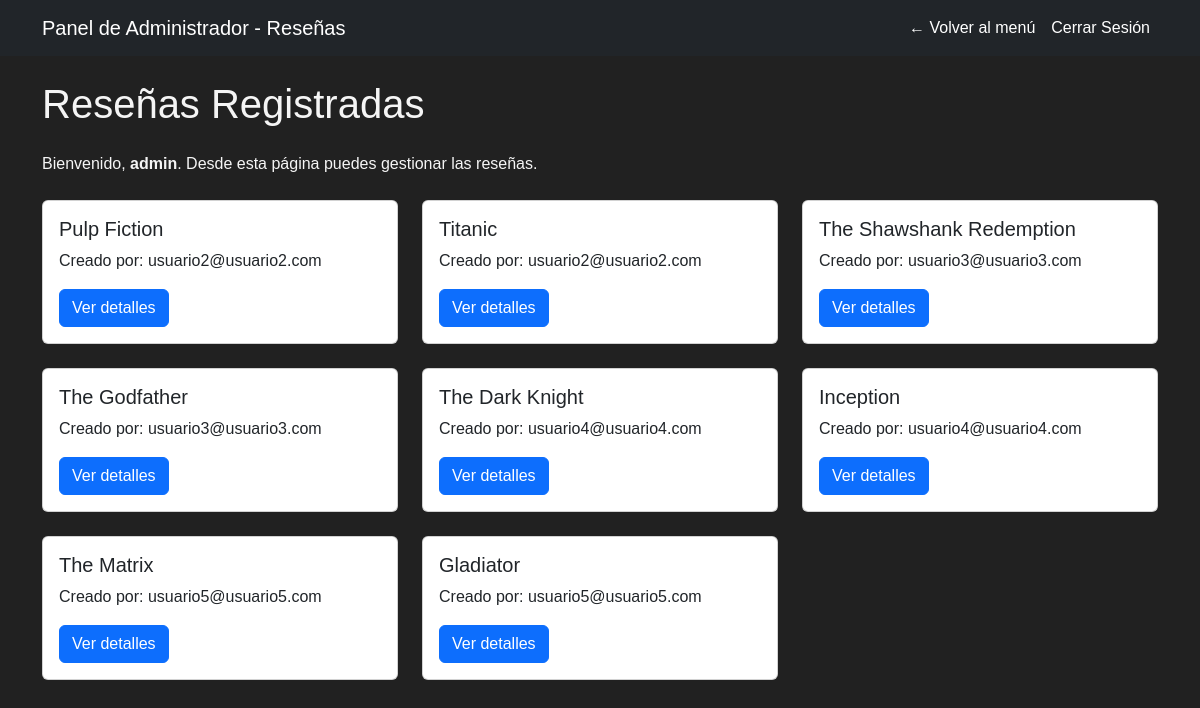
The page /admin_reseñas (signed in) on the database as committed earlier.
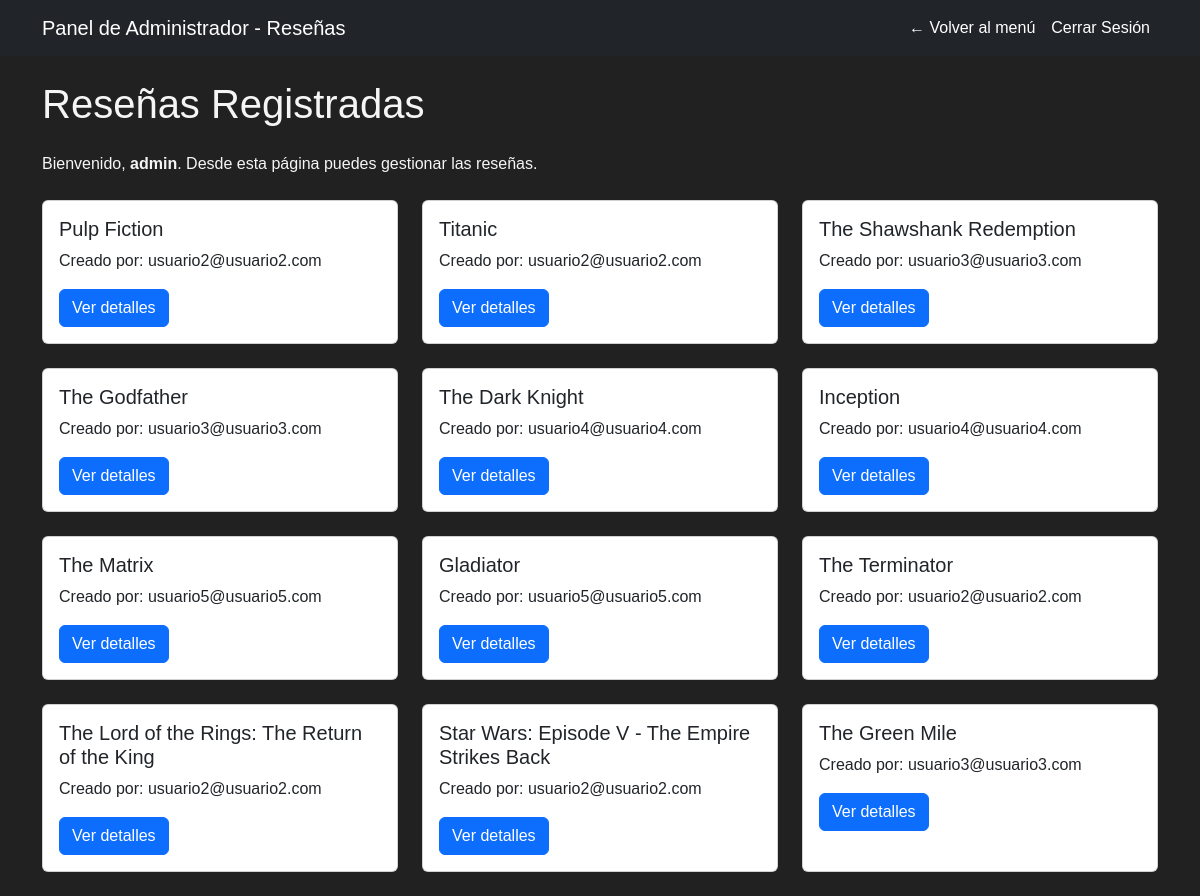
The same page on the database as committed later.
### models.py (models this page shows)
class Usuario(UserMixin, db.Model):
    id = db.Column(db.Integer, primary_key=True)
    nombre = db.Column(db.String(80), nullable=False)
    apellidos = db.Column(db.String(80), nullable=False)
    telefono = db.Column(db.String(20), nullable=False)
    email = db.Column(db.String(120), unique=True, nullable=False)
    contraseña = db.Column(db.String(128), nullable=False)
    is_admin = db.Column(db.Boolean, default=False)

class ResenaPelicula(db.Model):
    __tablename__ = 'resenas_peliculas'
    id = db.Column(db.Integer, primary_key=True, autoincrement=True)
    titulo = db.Column(db.String(255), nullable=False)
    anio = db.Column(db.Integer)
    duracion = db.Column(db.Integer)
    genero = db.Column(db.String(100))
    puntuacion = db.Column(db.Numeric(3, 1))
    resena = db.Column(db.Text)
    imagen = db.Column(db.String(255))
    id_usuario = db.Column(db.Integer, db.ForeignKey('usuario.id'))

### auth.py (the view)
@app.route('/admin_reseñas')
@login_required
def admin_reseñas():
    if not current_user.is_admin:
        flash("No tienes permisos de administrador", "warning")
        return redirect(url_for('login'))
    reseñas_con_email = db.session.query(ResenaPelicula, Usuario.email).join(Usuario, ResenaPelicula.id_usuario == Usuario.id).all()
    return render_template('admin_reseñas.html', reseñas=reseñas_con_email)

### app.py (called while the page is built)
@login_manager.user_loader
def load_user(user_id):
    return Usuario.query.get(int(user_id))

### templates/admin_reseñas.html (shortened to what this page needs)
<!DOCTYPE html>
<html lang="es">
<head>
  <link href="https://cdn.jsdelivr.net/npm/bootstrap@5.3.3/dist/css/bootstrap.min.css" rel="stylesheet">
  <link rel="stylesheet" href="{{ url_for('static', filename='reseñas.css') }}">
</head>
<body>
    <nav class="navbar navbar-expand-lg navbar-dark bg-dark">
        <div class="container">
        <a class="navbar-brand" href="#">Panel de Administrador - Reseñas</a>
        <div class="collapse navbar-collapse" id="navbarContent">
            <ul class="navbar-nav ms-auto">
            <li class="nav-item">
                <a class="nav-link" href="{{ url_for('admin_menu') }}">&#x2190; Volver al menú</a>
            </li>
            <li class="nav-item">
                <a class="nav-link" href="{{ url_for('logout') }}">Cerrar Sesión</a>
            </li>
            </ul>
        </div>
        </div>
    </nav>
    <div class="content container mt-4">
        <h1 class="mb-4">Reseñas Registradas</h1>
        <p>Bienvenido, <strong>{{ current_user.nombre }}</strong>. Desde esta página puedes gestionar las reseñas.</p>
    </div>
    <div class="container mt-4">
        <div class="row">
        {% for resena, email in reseñas %}
        <div class="col-md-4 mb-4">
            <div class="card h-100">
            <div class="card-body">
                <h5 class="card-title">{{ resena.titulo }}</h5>
                <p class="card-text">Creado por: {{ email }}</p>
                <button type="button" class="btn btn-primary" data-bs-toggle="modal" data-bs-target="#modalResena{{ resena.id }}">
                Ver detalles
                </button>
            </div>
            </div>
        </div>
        {% endfor %}
        </div>
    </div>
</body>
</html>

### static/reseñas.css (style rules this page uses)
body { height: 100vh; margin: 0; font-family: Arial, sans-serif; font-size: 16px; background-color: #212121; color: whitesmoke; }
.navbar { width: 100%; background-color: #100d0d; overflow: hidden; color: whitesmoke; }
.navbar a { float: left; display: block; color: white; text-align: center; text-decoration: none; }

Rows that differ between the two databases and show on the page:
added ResenaPelicula: titulo "The Terminator", email "usuario2@usuario2.com"
added ResenaPelicula: titulo "The Lord of the Rings: The Return of the King", email "usuario2@usuario2.com"
added ResenaPelicula: titulo "Star Wars: Episode V - The Empire Strikes Back", email "usuario2@usuario2.com"
added ResenaPelicula: titulo "The Green Mile", email "usuario3@usuario3.com"
